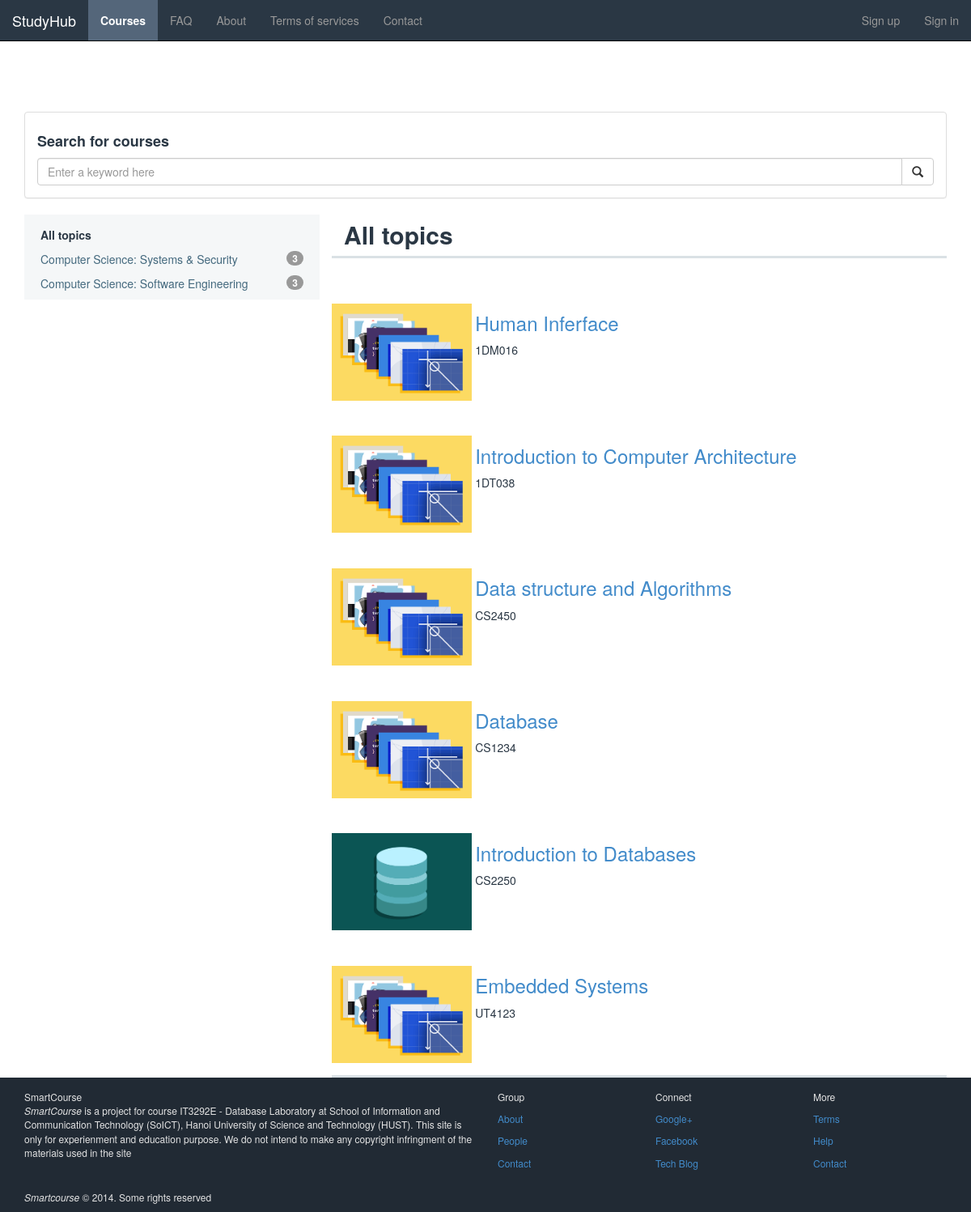
/courses.php, run on an earlier commit of the app's database.
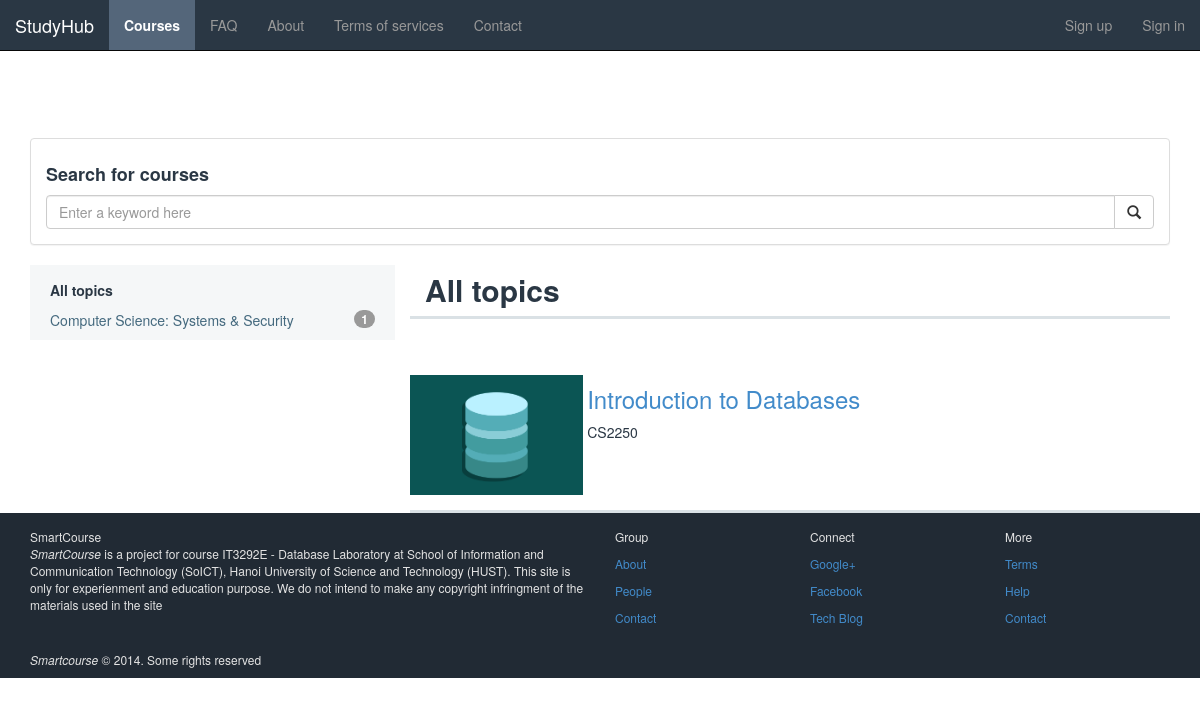
And on a later commit of the database.
### tables this page shows
CREATE TABLE IF NOT EXISTS `sm_courses` (
  `cat_id` int(10) NOT NULL,
  `course_id` int(10) NOT NULL AUTO_INCREMENT,
  `course_code` varchar(10) NOT NULL,
  `course_title` varchar(255) NOT NULL,
  `course_alias` varchar(100) NOT NULL COMMENT 'Alias to create a folder for course in PHP',
  `course_type` varchar(10) NOT NULL COMMENT '1 - Self-study; 2 - Period course',
  `course_desc` text COMMENT 'For storing a large number of texts, should use this TEXT',
  `start_date` timestamp NULL DEFAULT CURRENT_TIMESTAMP,
  `length` int(5) DEFAULT NULL COMMENT 'The length of the course in weeks',
  `course_avatar` varchar(500) DEFAULT 'images/courses/css-thumbnail.png',
  `course_cover` varchar(1000) NOT NULL,
  PRIMARY KEY (`course_id`),
  KEY `cat_id` (`cat_id`)
);

### core/init.php (called while the page is built, shortened)
<?php
require 'classes/general.php';
require 'classes/courses.php';
$general		= new General();
$courses		= new Courses($db);
 ?>

### core/classes/general.php (called while the page is built, shortened)
<?php
class General {
	public function logged_in()
	{
		return (isset($_SESSION['user_id'])) ? true : false;
	}
}
?>

### core/classes/courses.php (called while the page is built, shortened)
<?php
class Courses {
	private $db;
	public function __construct($database) {
		$this->db = $database;
	}
	public function get_all_course_by_cat()
	{
		$results = array();
		$query = $this->db->prepare("SELECT scat.cat_title AS 'title', COUNT(smc.course_id) AS 'count'
									FROM `sm_courses` AS smc, `sm_course_cat` AS scat
									WHERE smc.cat_id = scat.cat_id
									GROUP BY scat.cat_id, scat.cat_title");
		try {
			$query->execute();
			$results = $query->fetchAll();
		} catch (PDOException $e) {
			die($e->getMessage());
		}
		if (!empty($results)) {
			return $results;
		}
		return false;
	}
	public function get_all_courses()
	{
		$results = array();
		$query = $this->db->prepare("SELECT * FROM `sm_courses`");
		try {
			$query->execute();
			$results = $query->fetchAll();
		} catch (PDOException $e) {
			die($e->getMessage());
		}
		if (!empty($results)) {
			return $results;
		}
		return false;
	}
}
 ?>

### courses.php (the view, shortened to what this page needs)
<?php
    require 'core/init.php';
	require 'navbar.php';
 ?>
<div class="container" style="margin-top: 88px;">
	<div class="panel panel-default">
		<div class="panel-body">
			<h4><strong>Search for courses</strong></h4>
			<form method="post" action="" role="form" id="course-search-form">
				<div class="input-group">
			      <input type="text" class="form-control" name="keyword" placeholder="Enter a keyword here">
			      <span class="input-group-btn">
			        <button class="btn btn-default" type="submit" name="submit"><span class="glyphicon glyphicon-search"></span></button>
			      </span>
			    </div>
			</form>
		</div>
	</div>
	<div class="col-md-4 catagories">
		<div class="nav-container">
			<ul class="nav-sidebarlist">
				<li class="emphasize">All topics</li>
				<?php
				$cats = $courses->get_all_course_by_cat();
				foreach ($cats as $cat) { ?>
					<li><a href="#"><?php echo $cat['title'];?></a><span class="badge pull-right"><?php echo $cat['count']; ?>  </span></li>
				<?php }?>
			</ul>
		</div>
	</div>
	<div class="col-md-8 course-list">
		<div class="col-md-9 course-list-header">
			<div class="list-header">
				<?php
				if (isset($_POST['keyword']) && !empty($_POST['keyword'])) {
					$keyword = $_POST['keyword'];
					if (strlen($keyword) > 16) { ?>
						<h2>Search results for &ldquo;<?php echo substr($keyword, 0, 15) . '...'; ?>&rdquo;</h2>
					<?php } else {?>
					<h2>Search results for &ldquo;<?php echo $keyword; ?>&rdquo;</h2>
				<?php } } else { ?>
					<h2>All topics</h2>
				<?php } ?>
			</div>
		</div>
		<div class="col-md-9 line-separator">
		</div>
		<div class="col-md-12 course-list-detail">
		<?php if (isset($_POST['keyword']) && !empty($_POST['keyword'])) {
			$keyword = $_POST['keyword'];
			$results = $courses->search_courses($keyword);
			var_dump($results);
			if ($results != false) {
				foreach ($results as $result) { ?>
					<div class="course-entry">
						<img src="<?php echo $result['course_avatar'];?>">
						<div class="course-meta">
							<a href="<?php echo 'courses/' . $result['course_alias'] . '/'; ?>"><h3><?php echo $result['course_title'];?></h3></a>
							<span><?php echo $result['course_code']; ?></span>
							<span><?php echo $result['course_id']; ?></span>
						</div>
					</div>
			<?php }} else ?> <h2>No row returned!</h2> <?php } else {
				$results = $courses->get_all_courses();
				foreach ($results as $result) {?>
					<div class="course-entry">
						<img src="<?php echo $result['course_avatar'];?>">
						<div class="course-meta">
							<a href="<?php echo 'courses/' . $result['course_alias'] . '/'; ?>"><h3><?php echo $result['course_title'];?></h3></a>
							<span><?php echo $result['course_code']; ?></span>
						</div>
					</div>
			<?php	} }?>
		</div>
	<div class="col-md-9" id="bottom-line-separator">
		<div class="line-separator"></div>
	</div>
</div>
</div>
<?php
	require_once 'footer.php';
 ?>

### navbar.php (shortened to what this page needs)
<!DOCTYPE html>
<html lang="en" charset="utf8">
<head>
	<link rel="stylesheet" type="text/css" href="css/bootstrap.css">
	<link rel="stylesheet" type="text/css" href="css/prettify.css">
	<link rel="stylesheet" type="text/css" href="css/dashboard.css">
	<link rel="stylesheet" type="text/css" href="css/datepicker.css">
	<link rel="stylesheet" type="text/css" href="css/bootstrap-select/bootstrap-select.css">
</head>
<body>
<nav class="navbar navbar-default navbar-fixed-top navbar-inverse" role="navigation">
	<div class="container-fluid">
		<div class="navbar-header">
				<a href="index.php" class="navbar-brand">StudyHub</a>
		</div>
		<div class="collapse navbar-collapse" id="navbar-collapse-1">
			<ul class="nav navbar-nav">
				<?php
				if (basename($_SERVER['PHP_SELF']) == 'courses.php') {
				 ?>
				<li>
					<a href="courses.php" class="active">Courses</a>
				</li>
				<?php } else { ?>
				<li>
					<a href="courses.php">Courses</a>
				</li>
				<?php } ?>
				<li><a href="#">FAQ</a></li>
				<li><a href="#">About</a></li>
				<li><a href="#">Terms of services</a></li>
				<li><a href="#">Contact</a></li>
			</ul>
			<ul class="nav navbar-nav navbar-right">
			<?php
			if ($general->logged_in()) { $image = $user['avatar']; ?>
				<li>
					<div class="avatar">
						<?php if(!empty($image)) { ?>
							<img src="<?php echo $image; ?>" alt="">
							<?php } else { ?>
						<img src="images/avatars/default_avatar.png" alt="">
						<?php } ?>
					</div>
				</li>
				<li class="dropdown">
					<a href="#" class="dropdown-toggle" data-toggle="dropdown"><strong><?php echo $user['username']; ?></strong><b class="caret"></b></a>
					<ul class="dropdown-menu">
						<li><a href="course.php?username=<?php echo $user['username'];?>"><span class="glyphicon glyphicon-list"></span>My courses</a></li>
						<li><a href="profile.php?username=<?php echo $user['username'];?>"><span class="glyphicon glyphicon-user"></span>My profile</a></li>
						<li><a href="settings.php"><span class="glyphicon glyphicon-wrench"></span>Settings</a></li>
						<li><a href="signout.php"><span class="glyphicon glyphicon-off"></span>Sign out</a></li>
					</ul>
				</li>
			<?php } else { ?>
				<li><a href="signup.php">Sign up</a></li>
				<li><a href="signin.php">Sign in</a></li>
				<?php } ?>
			</ul>
		</div>
	</div>
</nav>

### footer.php (shortened to what this page needs)
		<footer class="nice-footer">
		<div class="container">
			<div class="row footer-brand">
				<div class="col-md-6 ">
					<div class="site-footer-brand">
						<span>SmartCourse</span>
					</div>
					<p><em>SmartCourse</em> is a project for course IT3292E - Database Laboratory at School of Information and Communication Technology <abbr>(SoICT)</abbr>, Hanoi University of Science and Technology <abbr>(HUST)</abbr>. This site is only for experienment and education purpose. We do not intend to make any copyright infringment of the materials used in the site </p>
				</div>
				<div class="col-md-2 footer-menu">
					<p class="col-hdr">Group</p>
					<p><a href="#">About</a></p>
					<p><a href="#">People</a></p>
					<p><a href="#">Contact</a></p>
				</div>
				<div class="col-md-2 footer-menu">
					<p class="col-hdr">Connect</p>
					<p><a href="#">Google+</a></p>
					<p><a href="#">Facebook</a></p>
					<p><a href="#">Tech Blog</a></p>
				</div>
				<div class="col-md-2 footer-menu">
					<p class="col-hdr">More</p>
					<p><a href="terms.html">Terms</a></p>
					<p><a href="#">Help</a></p>
					<p><a href="#">Contact</a></p>
				</div>
			</div>
			<div class="row copyright">
				<div class="col-md-6">
					<p><em>Smartcourse </em>&copy 2014. Some rights reserved</p>
				</div>
			</div>
			</div>
		</footer>
</body>
</html>

### css/prettify.css (style rules this page uses)
html, body { background-color: white; color: #2a3744; -webkit-font-smoothing: antialiased; }
.navbar-fixed-top, .navbar-inverse { background-color: #2A3744; color: #c0ccdb !important; }
.navbar-inverse .navbar-nav .active { background-color: #54667a !important; font-weight: bold; color: white; }
.nav-container { background-color: #F5F7F8; padding-top: 15px; padding-right: 20px; }
.nav-sidebarlist { margin: 0; padding: 0; }
.nav-sidebarlist > li { list-style: none; padding-bottom: 10px; padding-left: 20px; }
.nav-sidebarlist > li a { text-decoration: none !important; color: #44697e !important; }
.emphasize { font-weight: bold; }
.course-list { display: inline; padding-left: 0 !important; padding-right: 0 !important; }
.course-list-header { line-height: 1em; }
.course-list-header h2 { font-weight: bold; margin-top: 8px !important; }
.line-separator { width: 100%; background-color: #DAE1E5; height: 3px; display: inline-block; margin-bottom: 27px; }
#bottom-line-separator { width: 100%; padding-left: 0 !important; padding-right: 0 !important; height: 3px; }
.row { padding-top: 15px !important; }
div { display: block; }
.nice-footer { background-color: #212A34; color: #e4e4e4; font-size: 12px; }
.catagories { padding-left: 0 !important; }
.course-list-detail { padding-left: 0 !important; padding-right: 0 !important; }
.course-entry { padding-top: 20px; padding-left: 0 !important; padding-right: 0 !important; padding-bottom: 15px; }
.course-entry img { max-height: 150px; height: 120px; width: auto; }
.course-entry img, .course-meta { display: inline-block; }

### css/dashboard.css (style rules this page uses)
body { padding-top: 50px; }

What changed in the data, as far as the page shows it:
removed sm_courses: course_avatar (picture), course_title "Human Inferface", course_code "1DM016"
removed sm_courses: course_avatar (picture), course_title "Introduction to Computer Architecture", course_code "1DT038"
removed sm_courses: course_avatar (picture), course_title "Data structure and Algorithms", course_code "CS2450"
removed sm_courses: course_avatar (picture), course_title "Database", course_code "CS1234"
removed sm_courses: course_avatar (picture), course_title "Embedded Systems", course_code "UT4123"
Also different on the page:
new list line: "Computer Science: Systems & Security 1"
list line gone: "Computer Science: Systems & Security 3"
list line gone: "Computer Science: Software Engineering 3"
